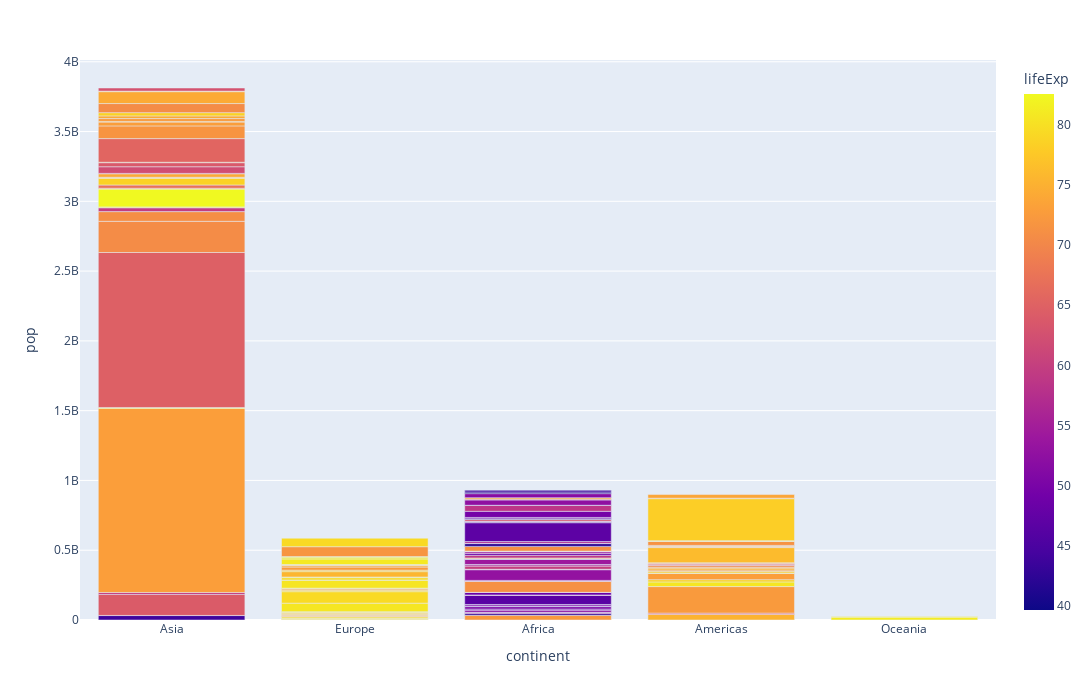

The code cell stored with this chart in its notebook:
### Code cell
px.bar(data_frame=df, x='continent', y='pop', color='lifeExp', hover_name='country', height=700, width=1300)

### Figure 1 — Plotly figure (JSON) as saved in the notebook; plotly's stock layout.template omitted (floating-point values rounded to 4 significant figures; data arrays with more than 128 entries replaced by an {"elided": "..."} marker saying what was removed)
{"data": [{"alignmentgroup": "True", "hovertemplate": "<b>%{hovertext}</b><br><br>continent=%{x}<br>pop=%{y}<br>lifeExp=%{marker.color}<extra></extra>", "hovertext": {"elided": "142 str values"}, "legendgroup": "", "marker": {"color": {"elided": "142 float values"}, "coloraxis": "coloraxis", "pattern": {"shape": ""}}, "name": "", "offsetgroup": "", "orientation": "v", "showlegend": false, "textposition": "auto", "type": "bar", "x": {"elided": "142 str values"}, "xaxis": "x", "y": {"elided": "142 int values"}, "yaxis": "y"}], "layout": {"barmode": "relative", "coloraxis": {"colorbar": {"title": {"text": "lifeExp"}}, "colorscale": [[0, "#0d0887"], [0.1111, "#46039f"], [0.2222, "#7201a8"], [0.3333, "#9c179e"], [0.4444, "#bd3786"], [0.5556, "#d8576b"], [0.6667, "#ed7953"], [0.7778, "#fb9f3a"], [0.8889, "#fdca26"], [1, "#f0f921"]]}, "height": 700, "legend": {"tracegroupgap": 0}, "margin": {"t": 60}, "width": 1300, "xaxis": {"anchor": "y", "domain": [0, 1], "title": {"text": "continent"}}, "yaxis": {"anchor": "x", "domain": [0, 1], "title": {"text": "pop"}}}}
